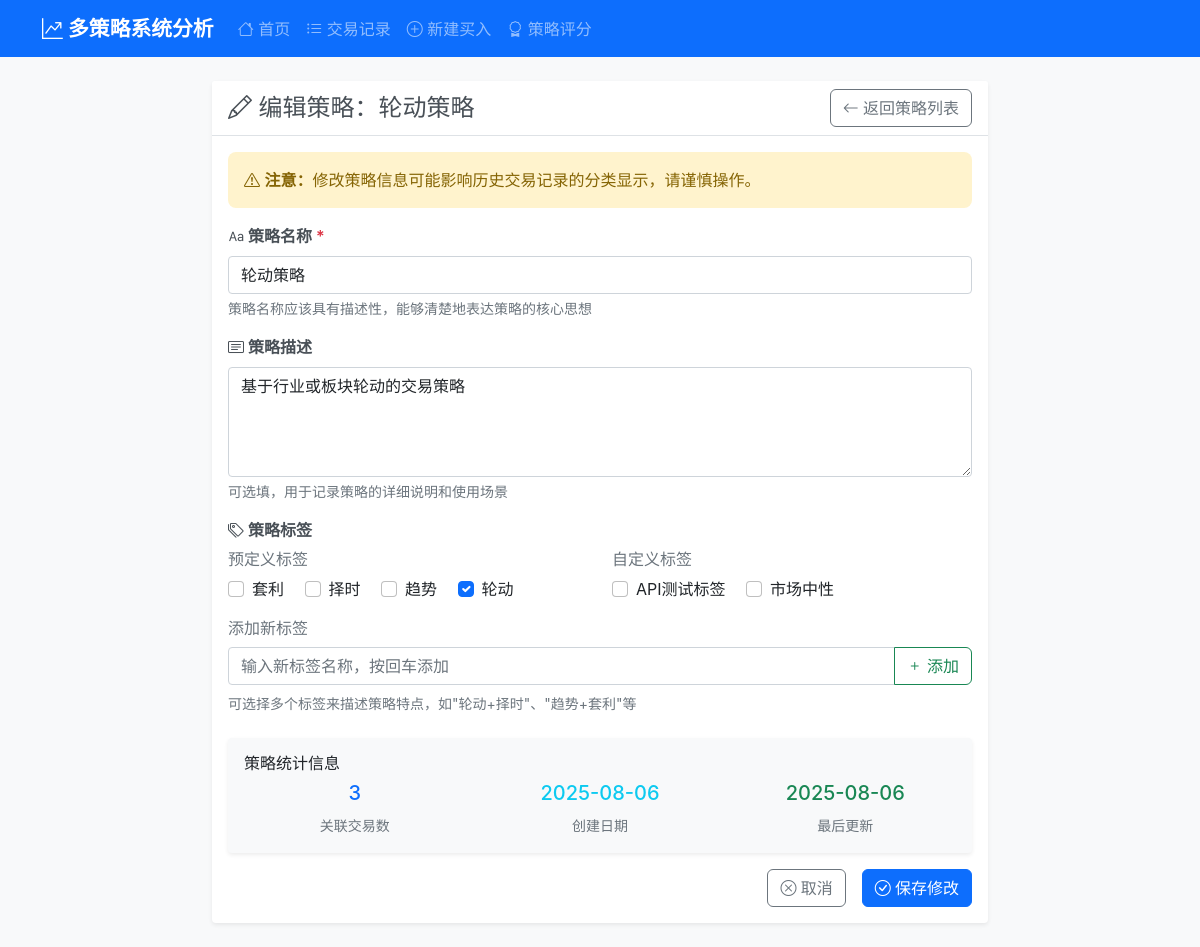
The app's page /strategy/2/edit, older data.
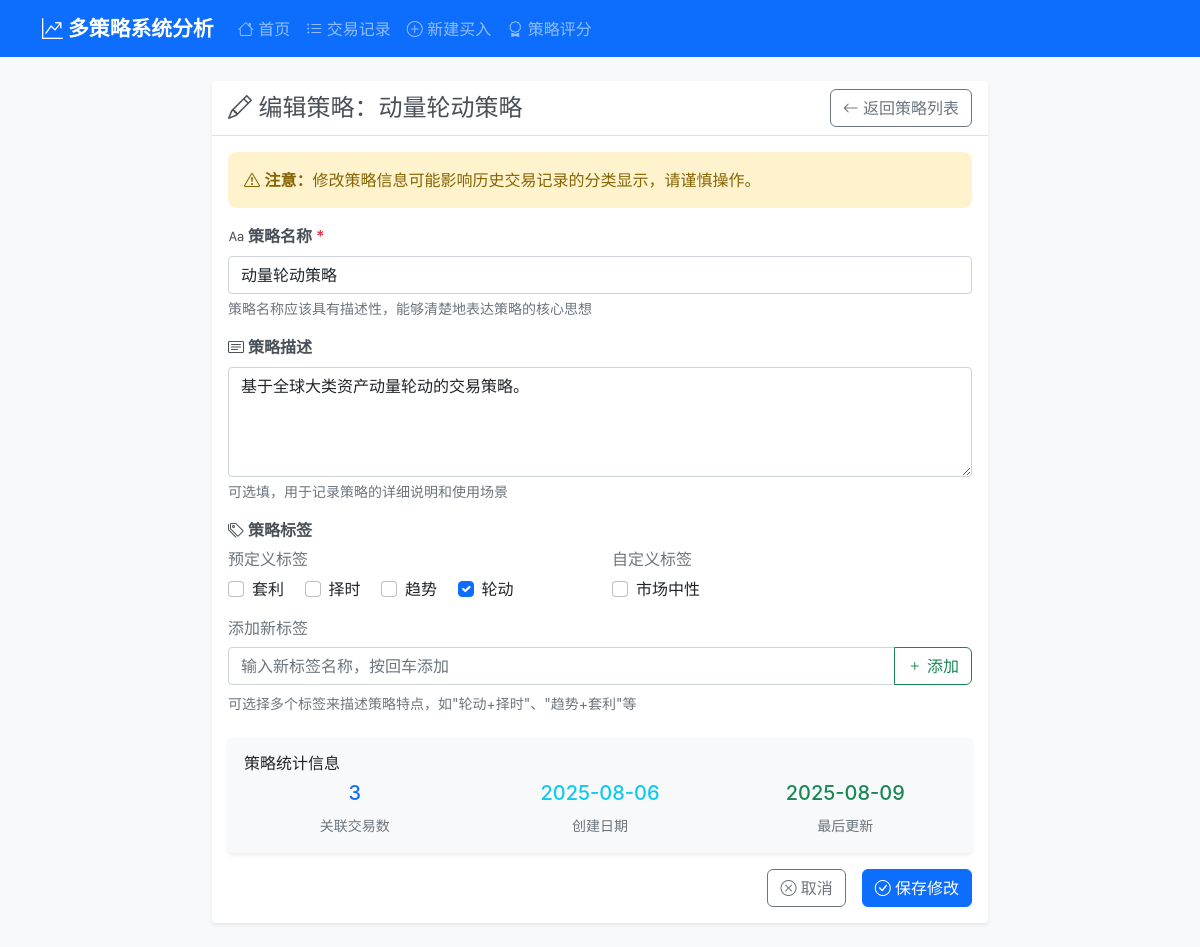
The same page, newer data.
### tables this page shows
CREATE TABLE strategies (
                id INTEGER PRIMARY KEY AUTOINCREMENT,
                name TEXT NOT NULL UNIQUE,
                description TEXT,
                is_active BOOLEAN DEFAULT 1,
                created_at TIMESTAMP DEFAULT CURRENT_TIMESTAMP,
                updated_at TIMESTAMP DEFAULT CURRENT_TIMESTAMP
            );

CREATE TABLE strategy_tags (
                id INTEGER PRIMARY KEY AUTOINCREMENT,
                name TEXT NOT NULL UNIQUE,
                is_predefined BOOLEAN DEFAULT 0,
                created_at TIMESTAMP DEFAULT CURRENT_TIMESTAMP
            );

### routes/strategy_routes.py (the view, shortened to what this page needs)
@strategy_bp.route('/strategy/<int:strategy_id>/edit', methods=['GET', 'POST'])
def edit_strategy(strategy_id):
    try:
        strategy_service = StrategyService(current_app.db_service)
        trading_service = TradingService(current_app.db_service)
        if request.method == 'GET':
            strategy = strategy_service.get_strategy_by_id(strategy_id)
            if not strategy:
                return redirect(url_for('strategy.strategies'))
            trades = trading_service.get_all_trades(strategy=strategy['name'])
            strategy['trade_count'] = len([t for t in trades if t['status'] != 'deleted'])
            tags_data = strategy_service.get_all_tags()
            return render_template('edit_strategy.html',
                                 strategy=strategy,
                                 tags=tags_data)
    except Exception as e:
        current_app.logger.error(f"编辑策略失败: {str(e)}")
        return redirect(url_for('strategy.strategies'))

### services/database_service.py (called while the page is built)
    def execute_query(self, query: str, params: tuple = (), fetch_one: bool = False, fetch_all: bool = True) -> Any:
        with self.get_connection() as conn:
            cursor = conn.cursor()
            cursor.execute(query, params)
            if query.strip().upper().startswith(('INSERT', 'UPDATE', 'DELETE')):
                conn.commit()
            if fetch_one:
                return cursor.fetchone()
            elif fetch_all:
                return cursor.fetchall()
            else:
                return cursor.lastrowid

### services/strategy_service.py (called while the page is built)
    def get_all_tags(self) -> List[Dict[str, Any]]:
        query = "SELECT * FROM strategy_tags ORDER BY name"
        return [dict(tag) for tag in self.db.execute_query(query)]

### templates/edit_strategy.html (shortened to what the changed rows need)
{% extends "base.html" %}
{% block content %}
<div class="row justify-content-center">
    <div class="col-lg-8 col-md-10">
        <div class="card">
            <div class="card-header">
                <div class="d-flex justify-content-between align-items-center">
                    <h4 class="card-title mb-0">
                        <i class="bi bi-pencil"></i> 编辑策略：{{ strategy.name }}
                    </h4>
                    <a href="{{ url_for('strategy.strategies') }}" class="btn btn-outline-secondary">
                        <i class="bi bi-arrow-left"></i> 返回策略列表
                    </a>
                </div>
            </div>
            <div class="card-body">
                <form id="editStrategyForm" method="post">
                    <div class="mb-3">
                        <label for="strategyName" class="form-label">
                            <i class="bi bi-type"></i> 策略名称 <span class="text-danger">*</span>
                        </label>
                        <input type="text" class="form-control" id="strategyName" name="name"
                               value="{{ strategy.name }}"
                               placeholder="例如：动量轮动策略、趋势反转策略等" required>
                        <div class="form-text">
                            策略名称应该具有描述性，能够清楚地表达策略的核心思想
                        </div>
                    </div>
                    <div class="mb-3">
                        <label for="strategyDescription" class="form-label">
                            <i class="bi bi-card-text"></i> 策略描述
                        </label>
                        <textarea class="form-control" id="strategyDescription" name="description" rows="4"
                                  placeholder="详细描述策略的交易逻辑、适用市场环境、风险控制等...">{{ strategy.description or '' }}</textarea>
                        <div class="form-text">
                            可选填，用于记录策略的详细说明和使用场景
                        </div>
                    </div>
                    <div class="mb-4">
                        <div class="row">
                            <div class="col-md-6">
                                <div class="predefined-tags">
                                    {% for tag in tags %}
                                        {% if tag.is_predefined %}
                                        <div class="form-check form-check-inline">
                                            <input class="form-check-input" type="checkbox" name="tags"
                                                   value="{{ tag.name }}" id="predefined_{{ tag.id }}"
                                                   {{ 'checked' if tag.name in strategy.tags else '' }}>
                                            <label class="form-check-label" for="predefined_{{ tag.id }}">
                                                {{ tag.name }}
                                            </label>
                                        </div>
                                        {% endif %}
                                    {% endfor %}
                                </div>
                            </div>
                            <div class="col-md-6">
                                <div class="custom-tags">
                                    {% for tag in tags %}
                                        {% if not tag.is_predefined %}
                                        <div class="form-check form-check-inline">
                                            <input class="form-check-input" type="checkbox" name="tags"
                                                   value="{{ tag.name }}" id="custom_{{ tag.id }}"
                                                   {{ 'checked' if tag.name in strategy.tags else '' }}>
                                            <label class="form-check-label" for="custom_{{ tag.id }}">
                                                {{ tag.name }}
                                            </label>
                                        </div>
                                        {% endif %}
                                    {% endfor %}
                                </div>
                            </div>
                        </div>
                    </div>
                    <div class="mb-3">
                        <div class="card bg-light">
                            <div class="card-body">
                                <div class="row">
                                    <div class="col-md-4">
                                        <div class="text-center">
                                            <h5 class="text-info">{{ strategy.created_at[:10] }}</h5>
                                            <small class="text-muted">创建日期</small>
                                        </div>
                                    </div>
                                    <div class="col-md-4">
                                        <div class="text-center">
                                            <h5 class="text-success">{{ strategy.updated_at[:10] }}</h5>
                                            <small class="text-muted">最后更新</small>
                                        </div>
                                    </div>
                                </div>
                            </div>
                        </div>
                    </div>
                </form>
            </div>
        </div>
    </div>
</div>
{% endblock %}

Row changes from the older to the newer data that the page shows:
removed strategy_tags: name "API测试标签", shown under "自定义标签"
changed strategies: name "轮动策略" → "动量轮动策略"; description "基于行业或板块轮动的交易策略" → "基于全球大类资产动量轮动的交易策略。"; updated_at "2025-08-06" → "2025-08-09"
